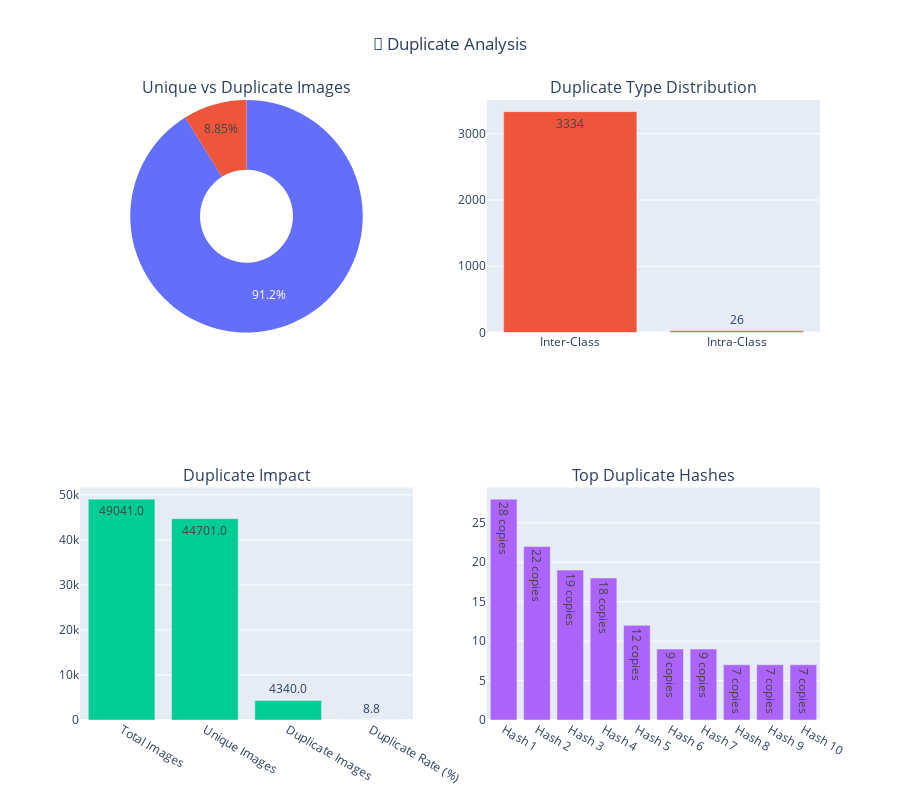

The notebook cell this image was saved under:
### Code cell
# Visualize duplicate analysis
if duplicate_stats['total_images'] > 0:
    plot_duplicate_analysis(duplicate_stats, use_plotly=True)

### Figure 1 — Plotly figure (JSON) as saved in the notebook; plotly's stock layout.template omitted (floating-point values rounded to 4 significant figures)
{"data": [{"domain": {"x": [0, 0.45], "y": [0.625, 1]}, "hole": 0.4, "labels": ["Unique", "Duplicate"], "name": "Image Status", "type": "pie", "values": [44701, 4340]}, {"name": "Duplicate Types", "text": ["3334", "26"], "textposition": "auto", "type": "bar", "x": ["Inter-Class", "Intra-Class"], "xaxis": "x", "y": [3334, 26], "yaxis": "y"}, {"name": "Impact Metrics", "text": ["49041.0", "44701.0", "4340.0", "8.8"], "textposition": "auto", "type": "bar", "x": ["Total Images", "Unique Images", "Duplicate Images", "Duplicate Rate (%)"], "xaxis": "x2", "y": [49041, 44701, 4340, 8.85], "yaxis": "y2"}, {"name": "Top Duplicates", "text": ["28 copies", "22 copies", "19 copies", "18 copies", "12 copies", "9 copies", "9 copies", "7 copies", "7 copies", "7 copies"], "textposition": "auto", "type": "bar", "x": ["Hash 1", "Hash 2", "Hash 3", "Hash 4", "Hash 5", "Hash 6", "Hash 7", "Hash 8", "Hash 9", "Hash 10"], "xaxis": "x3", "y": [28, 22, 19, 18, 12, 9, 9, 7, 7, 7], "yaxis": "y3"}], "layout": {"annotations": [{"font": {"size": 16}, "showarrow": false, "text": "Unique vs Duplicate Images", "x": 0.225, "xanchor": "center", "xref": "paper", "y": 1, "yanchor": "bottom", "yref": "paper"}, {"font": {"size": 16}, "showarrow": false, "text": "Duplicate Type Distribution", "x": 0.775, "xanchor": "center", "xref": "paper", "y": 1, "yanchor": "bottom", "yref": "paper"}, {"font": {"size": 16}, "showarrow": false, "text": "Duplicate Impact", "x": 0.225, "xanchor": "center", "xref": "paper", "y": 0.375, "yanchor": "bottom", "yref": "paper"}, {"font": {"size": 16}, "showarrow": false, "text": "Top Duplicate Hashes", "x": 0.775, "xanchor": "center", "xref": "paper", "y": 0.375, "yanchor": "bottom", "yref": "paper"}], "height": 800, "showlegend": false, "title": {"text": "🔄 Duplicate Analysis", "x": 0.5}, "xaxis": {"anchor": "y", "domain": [0.55, 1]}, "xaxis2": {"anchor": "y2", "domain": [0, 0.45]}, "xaxis3": {"anchor": "y3", "domain": [0.55, 1]}, "yaxis": {"anchor": "x", "domain": [0.625, 1]}, "yaxis2": {"anchor": "x2", "domain": [0, 0.375]}, "yaxis3": {"anchor": "x3", "domain": [0, 0.375]}}}
